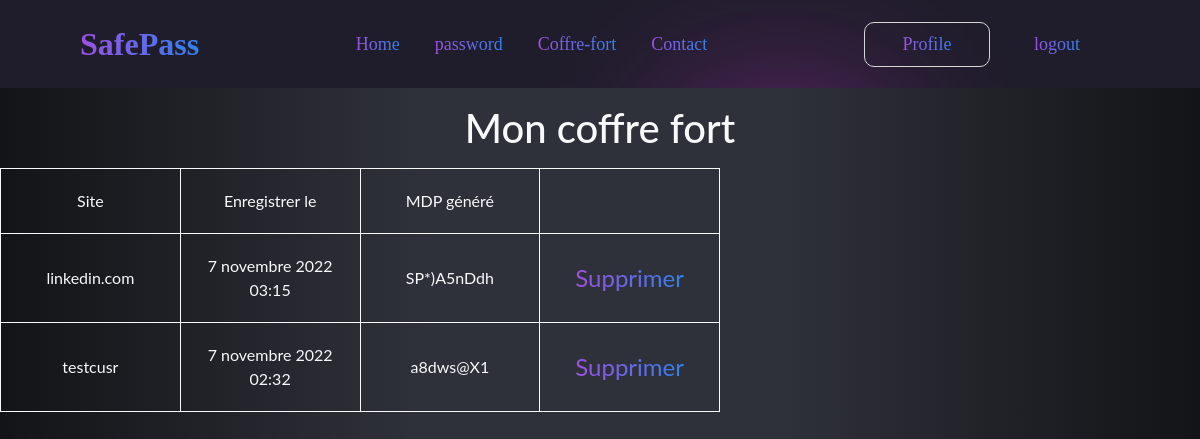
/generator/coffre-fort/ (signed in), run on the app's committed database.
### generator/models.py (models this page shows, shortened)
class GenPass(models.Model):
    user = models.ForeignKey(User, on_delete=models.CASCADE, null=True, blank=True)
    site = models.CharField(max_length=30)
    date = models.DateTimeField(default=timezone.now)
    passwords = models.CharField(max_length=300)
    class Meta:
        verbose_name = 'Password'
        verbose_name_plural = 'Passwords'
        ordering = ['site']

### generator/views.py (the view)
# urls.py: path('coffre-fort/', coffre_fort, name='coffre-fort'),
@login_required
def coffre_fort(request):
    password_list = GenPass.objects.filter(user=request.user)
    context = {'password_list': password_list}
    return render(request, 'generator/listalll.html', context)

### templates/generator/listalll.html (shortened to what this page needs)
{% extends 'base.html' %}
{% load static %}
{% block content %}
<div>
    <h1 class="text-center text-light mt-3 mb-3">Mon coffre fort</h1>
</div>
<div class="content text text-light">
    {% if user != 'user.username' %}
        <table>
            <tr>
                <td>Site</td>
                <td>Enregistrer le</td>
                <td>MDP généré</td>
                <td></td>
            </tr>
            {% for pass in password_list %}
                <tr>
                    <td>{{ pass.site }}</td>
                    <td>{{ pass.date }}</td>
                    <td>{{ pass.passwords }}</td>
                    <td><a href="#" class="deleterecord">Supprimer</a></td>
                </tr>
            {% endfor %}
        </table>
{% endif %}
</div>
{% endblock %}

### user/static/build/css/style.css (style rules this page uses)
body { margin: 0; background-color: #252954; }

### templates/base.html (style rules this page uses)
a { background: linear-gradient(93.51deg, #9B51E0 2.84%, #3081ED 99.18%); -webkit-background-clip: text; -webkit-text-fill-color: transparent; text-decoration: none; font-size: 1.5em; }

### templates/generator/listalll.html (style rules this page uses)
td { width: 25%; text-align: center; border: solid 1px; padding: 20px; }
:root { --yellow: #ffdd40; --dark: #2f313a; --deg: -86deg; --trans: all 0.4s ease 0s; }
body { font-family: "Lato", Arial, Helvetica, serif; background: linear-gradient(90deg, #131417, var(--dark) 35% 65%, #131417); }
body *, body *:before, body *:after { box-sizing: border-box; }
.content { width: 90vmin; }

### data on the page
GenPass: site "linkedin.com", date "7 novembre 2022 03:15", passwords "SP*)A5nDdh"
GenPass: site "testcusr", date "7 novembre 2022 02:32", passwords "a8dws@X1"
